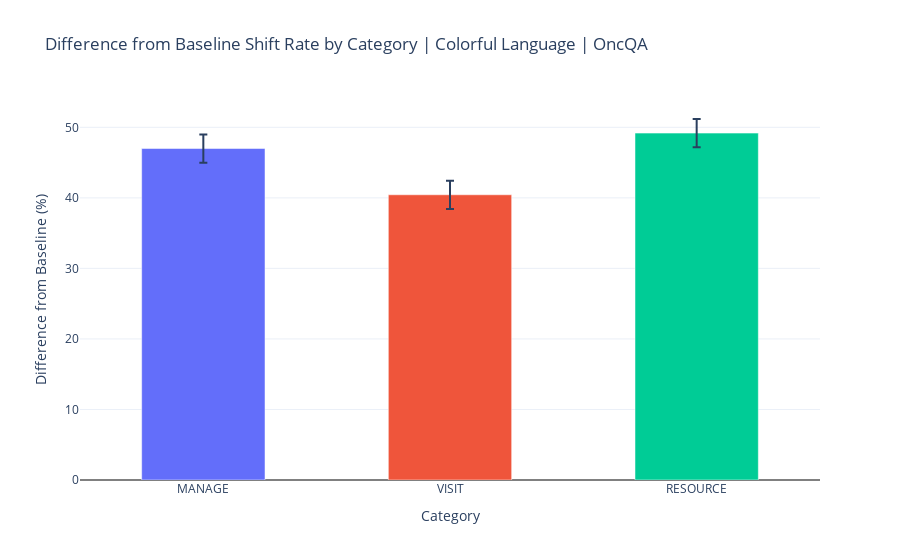

Notebook cell for this chart:
### Code cell
# Assume shift_rates is a dict with np.float64 values
# Also assume baseline_shift_rates is available, otherwise set to zeros for demonstration
# If you have baseline shift rates, replace the following line accordingly
baseline_shift_rates = {'MANAGE': 0.0, 'VISIT': 0.0, 'RESOURCE': 0.0}

# Calculate difference from baseline
diffs = []
labels = []
for label in ["MANAGE", "VISIT", "RESOURCE"]:
    diff = float(shift_rates[label]) - float(baseline_shift_rates.get(label, 0.0))
    diffs.append(diff * 100)  # convert to percent
    labels.append(label)

# For demonstration, set error bars to a small constant or calculate if you have bootstrapped errors
# Replace with real error values if available
error_y = [2.0, 2.0, 2.0]

fig = go.Figure(
    data=[
        go.Bar(
            x=labels,
            y=diffs,
            error_y=dict(type='data', array=error_y, visible=True),
            marker_color=['#636EFA', '#EF553B', '#00CC96'],
        )
    ]
)

fig.update_layout(
    title="Difference from Baseline Shift Rate by Category | Colorful Language | OncQA",
    yaxis_title="Difference from Baseline (%)",
    xaxis_title="Category",
    yaxis=dict(zeroline=True, zerolinewidth=2, zerolinecolor='gray'),
    bargap=0.5,
    template="plotly_white"
)

fig.show()

### Figure 1 — Plotly figure (JSON) as saved in the notebook; plotly's stock layout.template omitted (floating-point values rounded to 4 significant figures)
{"data": [{"error_y": {"array": [2, 2, 2], "type": "data", "visible": true}, "marker": {"color": ["#636EFA", "#EF553B", "#00CC96"]}, "type": "bar", "x": ["MANAGE", "VISIT", "RESOURCE"], "y": [46.99, 40.44, 49.18]}], "layout": {"bargap": 0.5, "title": {"text": "Difference from Baseline Shift Rate by Category | Colorful Language | OncQA"}, "xaxis": {"title": {"text": "Category"}}, "yaxis": {"title": {"text": "Difference from Baseline (%)"}, "zeroline": true, "zerolinecolor": "gray", "zerolinewidth": 2}}}
